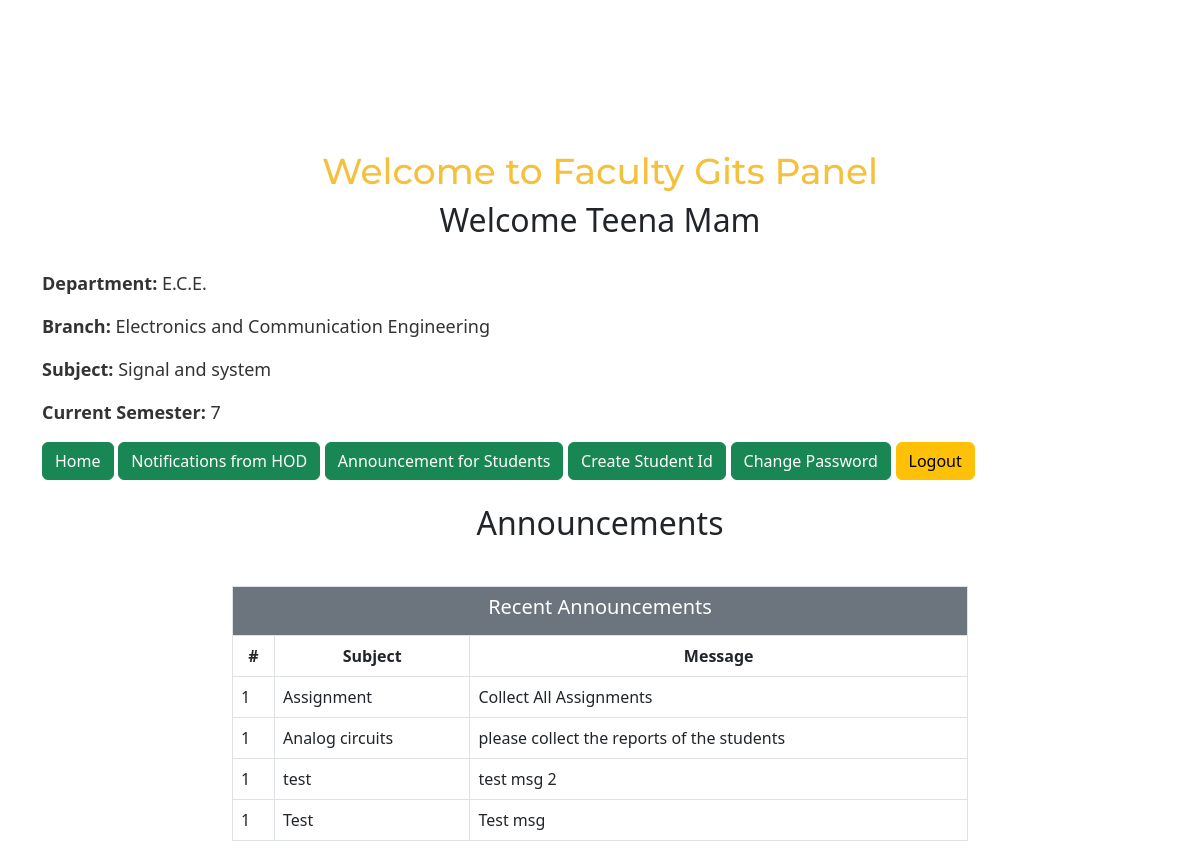
Screenshot of /clg-project/faculty/hod-announcement.php (signed in) with the database file from the repository.
### tables this page shows
CREATE TABLE `users` (
  `id` bigint(20) NOT NULL,
  `user_id` bigint(20) NOT NULL,
  `user_name` varchar(50) NOT NULL,
  `password` varchar(50) NOT NULL,
  `type` int(11) DEFAULT 3,
  `date` timestamp NOT NULL DEFAULT current_timestamp() ON UPDATE current_timestamp()
);

CREATE TABLE `faculty_info` (
  `id` int(11) NOT NULL,
  `faculty_id` int(11) NOT NULL,
  `hod_id` int(10) DEFAULT NULL,
  `name` varchar(100) DEFAULT NULL,
  `department` varchar(200) DEFAULT NULL,
  `branch` varchar(200) DEFAULT NULL,
  `subject` varchar(200) DEFAULT NULL,
  `semester` varchar(10) DEFAULT NULL,
  `created_at` datetime NOT NULL DEFAULT current_timestamp()
);

CREATE TABLE `hod_announcement` (
  `id` int(11) NOT NULL,
  `hod_id` int(10) DEFAULT NULL,
  `subject` varchar(150) DEFAULT NULL,
  `message` text DEFAULT NULL,
  `created_at` datetime DEFAULT current_timestamp()
);

### clg-project/functions.php (called while the page is built, shortened)
<?php
function check_faculty_login($con)
{
	if(isset($_SESSION['faculty_user_id']))
	{
		$id = $_SESSION['faculty_user_id'];
		$query = "select * from users as a left join faculty_info as b on a.id = b.faculty_id where a.id = '$id' limit 1";
		$result = mysqli_query($con,$query);
		if($result && mysqli_num_rows($result) > 0)
		{
			$user_data = mysqli_fetch_assoc($result);
			return $user_data;
		}
	}
	die;
}

### clg-project/faculty/hod-announcement.php (the view, shortened to what this page needs)
<?php
	include("../connection.php");
	include("../functions.php");
	$user_data = check_faculty_login($con);
?>
<!DOCTYPE html>
<html lang="en">
<head>
  <link rel="stylesheet" href="faculty-homepage.css">
    <link href="https://cdn.jsdelivr.net/npm/bootstrap@5.3.0/dist/css/bootstrap.min.css" rel="stylesheet">
</head>
<body>
    <div class="container">
    <h1 class="welcome-heading">Welcome to Faculty Gits Panel</h1>
    <h2>Welcome <?php echo $user_data['name'] ?></h2>
    <div class="faculty-info">
      <p><strong>Department:</strong> <?php echo $user_data['department'] ?></p>
      <p><strong>Branch:</strong> <?php echo $user_data['branch'] ?></p>
      <p><strong>Subject:</strong> <?php echo $user_data['subject'] ?></p>
      <p><strong>Current Semester:</strong> <?php echo $user_data['semester'] ?></p>
      <div class="buttons">
      <a class="btn btn-success" href="index.php">Home</a>
      <a class="btn btn-success" href="hod-announcement.php">Notifications from HOD</a>
      <a class="btn btn-success" href="faculty-announcement.php">Announcement for Students</a>
      <a class="btn btn-success" href="add-student.php">Create Student Id </a>
      <a href="change-password.php" class="btn btn-success">Change Password</a>
      <a class="btn btn-warning" href="logout.php">Logout</a>
    </div>
    </div>
        <div class="row">
            <div class="col-md-8 offset-md-2">
                <h2 class="text-center my-4">Announcements</h2>
                <div class="table-responsive">
                    <table class="table table-bordered">
                        <thead>
                            <tr>
                                <th colspan="3" class="text-center bg-secondary text-white">
                                    <h5>Recent Announcements</h5>
                                </th>
                            </tr>
                            <tr class="text-center">
                                <th>#</th>
                                <th>Subject</th>
                                <th>Message</th>
                            </tr>
                        </thead>
                        <tbody>
                            <?php
                            $i=1;
                            $query="SELECT * FROM hod_announcement ORDER BY id DESC";
                            $result = mysqli_query($con, $query);
                            if(mysqli_num_rows($result) > 0) {
                                while($data = mysqli_fetch_array($result)) {
                            ?>
                            <tr class="text-center">
                                <td><?php echo $i; ?></td>
                                <td><?php echo $data['subject']; ?></td>
                                <td>
                                <?php echo $data['message']; ?>
                                </td>
                            </tr>
                            <?php
                                }
                            }
                            else {
                            ?>
                            <tr class="text-center">
                                <td colspan="3">No Data!</td>
                            </tr>
                            <?php
                            }
                            ?>
                        </tbody>
                    </table>
                </div>
            </div>
        </div>
    </div>
</body>
</html>

### clg-project/faculty/faculty-homepage.css (style rules this page uses)
body { margin: 0; padding: 0; font-family: 'Poppins', sans-serif; background-color: #f5f5f5; }
.container { width: 100%; max-width: 1200px; margin: 0 auto; padding: 100px; text-align: center; }
.welcome-heading { font-size: 36px; margin-top: 50px; font-family: 'Montserrat', sans-serif; color: #f5c13d; }
.faculty-info { font-size: 18px; margin-top: 30px; text-align: left; color: #333; }
table { width: 100%; border-collapse: collapse; margin-top: 20px; }
th, td { padding: 8px; text-align: left; border-bottom: 1px solid #ddd; }
th { background-color: #f5c13d; color: white; }
td { background-color: #fff; }

### rows the page displays
users: faculty_info.name "Teena Mam", faculty_info.department "E.C.E.", faculty_info.branch "Electronics and Communication Engineering", faculty_info.subject "Signal and system", faculty_info.semester "7"
hod_announcement: subject "Assignment", message "Collect All Assignments"
hod_announcement: subject "Analog circuits", message "please collect the reports of the students"
hod_announcement: subject "test", message "test msg 2"
hod_announcement: subject "Test", message "Test msg"
